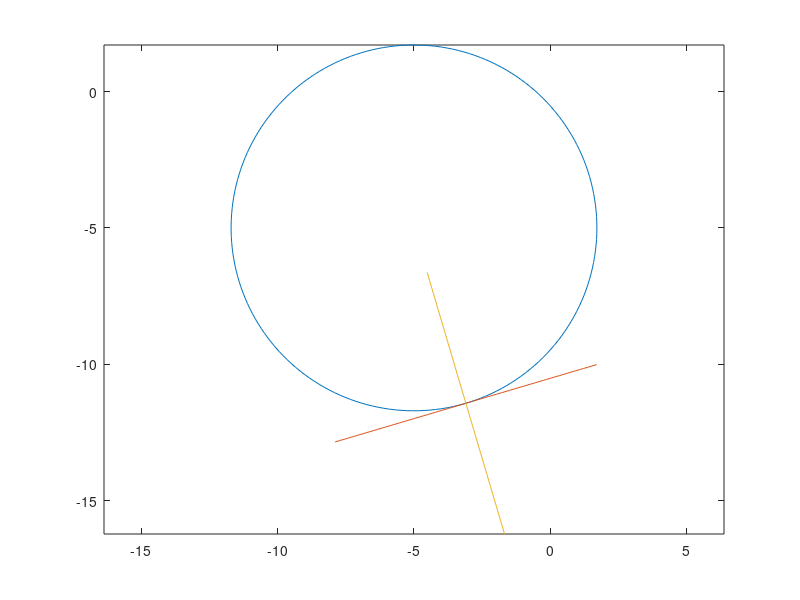

Here is the MATLAB script that generated this plot:
% Write a MATLAB program to draw a tangent and normal at any point to a
% circle
clc
clear all
disp('by this program we want to draw tangent and normal at any point of a circle')
g=input('g=\n');
f=input('f=\n');
c=input('c=\n');
r=sqrt(g^2+f^2-c);
theta=input('theta=\n');
x1=-g+r*cos(theta);
y1=-f+r*sin(theta);
if r==0
    disp('represents a point circle')
    x2=x1;
    y2=y1;
    hold on
elseif imag(r)==0
    a=-(x1+g);
    b=y1+f;
    co=b/sqrt(a^2+b^2);
    si=a/sqrt(a^2+b^2);
    CO=-a/sqrt(a^2+b^2);
    SI=b/sqrt(a^2+b^2);
    th=linspace(0,2*pi,200);
    x3=-g+r*cos(th);
    y3=-f+r*sin(th);
    plot(x3,y3)
    hold on
    p=linspace(-5,5,100);
    x4=x1+p*co;
    y4=y1+p*si;
    plot(x4,y4)
    x5=x1+p*CO;
    y5=y1+p*SI;
    plot(x5,y5)
    hold on
else 
    disp('imaginary circle')
end
axis equal
    
